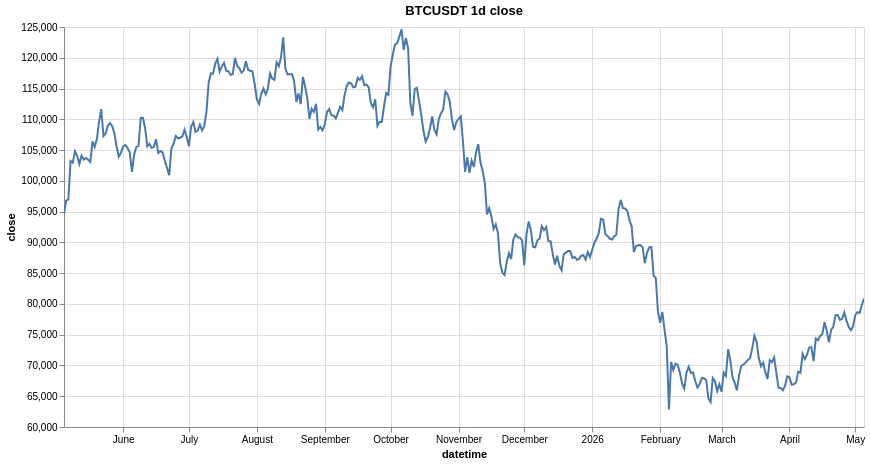

Here is the notebook cell this chart was saved with:
### Code cell
alt.data_transformers.enable("vegafusion")
research.plot_dyn_timeseries(ts, sym, 'close', time_interval)

### Figure 1 — Vega specification as saved in the notebook (floating-point values rounded to 4 significant figures; data arrays with more than 128 entries replaced by an {"elided": "..."} marker saying what was removed)
{"$schema": "https://vega.github.io/schema/vega/v6.json", "data": [{"name": "param_db82be42624d4632_store"}, {"name": "param_e9b61157fc812227_store"}, {"name": "source_0", "values": {"elided": "366 records"}, "transform": [{"type": "formula", "expr": "toDate(datum['datetime'])", "as": "datetime"}]}, {"name": "source_0_y_domain_close", "values": [{"min": 62870.0, "max": 124600.0}]}], "signals": [{"name": "unit", "value": {}, "on": [{"events": "pointermove", "update": "isTuple(group()) ? group() : unit"}]}, {"name": "param_db82be42624d4632", "update": "vlSelectionResolve(\"param_db82be42624d4632_store\", \"union\")"}, {"name": "param_e9b61157fc812227", "update": "vlSelectionResolve(\"param_e9b61157fc812227_store\", \"union\")"}, {"name": "param_db82be42624d4632_datetime", "on": [{"events": [{"source": "view", "type": "dblclick"}], "update": "null"}, {"events": {"signal": "param_db82be42624d4632_translate_delta"}, "update": "panLinear(param_db82be42624d4632_translate_anchor.extent_x, -param_db82be42624d4632_translate_delta.x / width)"}, {"events": {"signal": "param_db82be42624d4632_zoom_delta"}, "update": "zoomLinear(domain(\"x\"), param_db82be42624d4632_zoom_anchor.x, param_db82be42624d4632_zoom_delta)"}]}, {"name": "param_db82be42624d4632_tuple", "on": [{"events": [{"signal": "param_db82be42624d4632_datetime"}], "update": "param_db82be42624d4632_datetime ? {unit: \"\", fields: param_db82be42624d4632_tuple_fields, values: [param_db82be42624d4632_datetime]} : null"}]}, {"name": "param_db82be42624d4632_tuple_fields", "value": [{"field": "datetime", "channel": "x", "type": "R"}]}, {"name": "param_db82be42624d4632_translate_anchor", "value": {}, "on": [{"events": [{"source": "scope", "type": "pointerdown"}], "update": "{x: x(unit), y: y(unit), extent_x: domain(\"x\")}"}]}, {"name": "param_db82be42624d4632_translate_delta", "value": {}, "on": [{"events": [{"source": "window", "between": [{"source": "scope", "type": "pointerdown"}, {"source": "window", "type": "pointerup"}], "type": "pointermove", "consume": true}], "update": "{x: param_db82be42624d4632_translate_anchor.x - x(unit), y: param_db82be42624d4632_translate_anchor.y - y(unit)}"}]}, {"name": "param_db82be42624d4632_zoom_anchor", "on": [{"events": [{"source": "scope", "type": "wheel", "consume": true}], "update": "{x: invert(\"x\", x(unit)), y: invert(\"y\", y(unit))}"}]}, {"name": "param_db82be42624d4632_zoom_delta", "on": [{"events": [{"source": "scope", "consume": true, "type": "wheel"}], "update": "pow(1.001, event.deltaY * pow(16, event.deltaMode))", "force": true}]}, {"name": "param_db82be42624d4632_modify", "on": [{"events": {"signal": "param_db82be42624d4632_tuple"}, "update": "modify(\"param_db82be42624d4632_store\", param_db82be42624d4632_tuple, true)"}]}, {"name": "param_e9b61157fc812227_close", "on": [{"events": [{"source": "view", "type": "dblclick"}], "update": "null"}, {"events": {"signal": "param_e9b61157fc812227_translate_delta"}, "update": "panLinear(param_e9b61157fc812227_translate_anchor.extent_y, param_e9b61157fc812227_translate_delta.y / height)"}, {"events": {"signal": "param_e9b61157fc812227_zoom_delta"}, "update": "zoomLinear(domain(\"y\"), param_e9b61157fc812227_zoom_anchor.y, param_e9b61157fc812227_zoom_delta)"}]}, {"name": "param_e9b61157fc812227_tuple", "on": [{"events": [{"signal": "param_e9b61157fc812227_close"}], "update": "param_e9b61157fc812227_close ? {unit: \"\", fields: param_e9b61157fc812227_tuple_fields, values: [param_e9b61157fc812227_close]} : null"}]}, {"name": "param_e9b61157fc812227_tuple_fields", "value": [{"field": "close", "channel": "y", "type": "R"}]}, {"name": "param_e9b61157fc812227_translate_anchor", "value": {}, "on": [{"events": [{"source": "scope", "type": "pointerdown"}], "update": "{x: x(unit), y: y(unit), extent_y: domain(\"y\")}"}]}, {"name": "param_e9b61157fc812227_translate_delta", "value": {}, "on": [{"events": [{"source": "window", "between": [{"source": "scope", "type": "pointerdown"}, {"source": "window", "type": "pointerup"}], "type": "pointermove", "consume": true}], "update": "{x: param_e9b61157fc812227_translate_anchor.x - x(unit), y: param_e9b61157fc812227_translate_anchor.y - y(unit)}"}]}, {"name": "param_e9b61157fc812227_zoom_anchor", "on": [{"events": [{"source": "scope", "type": "wheel", "consume": true}], "update": "{x: invert(\"x\", x(unit)), y: invert(\"y\", y(unit))}"}]}, {"name": "param_e9b61157fc812227_zoom_delta", "on": [{"events": [{"source": "scope", "consume": true, "type": "wheel"}], "update": "pow(1.001, event.deltaY * pow(16, event.deltaMode))", "force": true}]}, {"name": "param_e9b61157fc812227_modify", "on": [{"events": {"signal": "param_e9b61157fc812227_tuple"}, "update": "modify(\"param_e9b61157fc812227_store\", param_e9b61157fc812227_tuple, true)"}]}], "marks": [{"type": "line", "name": "marks", "from": {"data": "source_0"}, "sort": {"field": "x"}, "encode": {"update": {"stroke": {"value": "#4c78a8"}, "y": {"field": "close", "scale": "y"}, "tooltip": {"signal": "{\"datetime\": timeFormat(datum[\"datetime\"], \"%b %d, %Y\"), \"close\": format(datum[\"close\"], \"\")}"}, "x": {"field": "datetime", "scale": "x"}, "defined": {"signal": "isValid(datum[\"datetime\"]) && isFinite(+datum[\"datetime\"]) && isValid(datum[\"close\"]) && isFinite(+datum[\"close\"])"}}}, "interactive": true, "clip": true, "style": ["line"]}], "scales": [{"name": "x", "type": "time", "domain": {"data": "source_0", "field": "datetime"}, "range": [0, {"signal": "width"}], "domainRaw": {"signal": "param_db82be42624d4632[\"datetime\"]"}}, {"name": "y", "type": "linear", "domain": [{"signal": "(data(\"source_0_y_domain_close\")[0] || {}).min"}, {"signal": "(data(\"source_0_y_domain_close\")[0] || {}).max"}], "range": [{"signal": "height"}, 0], "nice": true, "domainRaw": {"signal": "param_e9b61157fc812227[\"close\"]"}, "zero": false}], "axes": [{"scale": "x", "grid": true, "domain": false, "gridScale": "y", "tickCount": {"signal": "ceil(width/40)"}, "maxExtent": 0, "labels": false, "aria": false, "orient": "bottom", "minExtent": 0, "ticks": false, "zindex": 0}, {"scale": "y", "labels": false, "tickCount": {"signal": "ceil(height/40)"}, "orient": "left", "grid": true, "minExtent": 0, "domain": false, "aria": false, "gridScale": "x", "maxExtent": 0, "ticks": false, "zindex": 0}, {"scale": "x", "title": "datetime", "tickCount": {"signal": "ceil(width/40)"}, "zindex": 0, "grid": false, "orient": "bottom", "labelOverlap": true, "labelFlush": true}, {"scale": "y", "zindex": 0, "grid": false, "title": "close", "labelOverlap": true, "tickCount": {"signal": "ceil(height/40)"}, "orient": "left"}], "title": {"text": "BTCUSDT 1d close", "frame": "group"}, "background": "white", "height": 400, "padding": 5, "width": 800, "style": "cell"}
